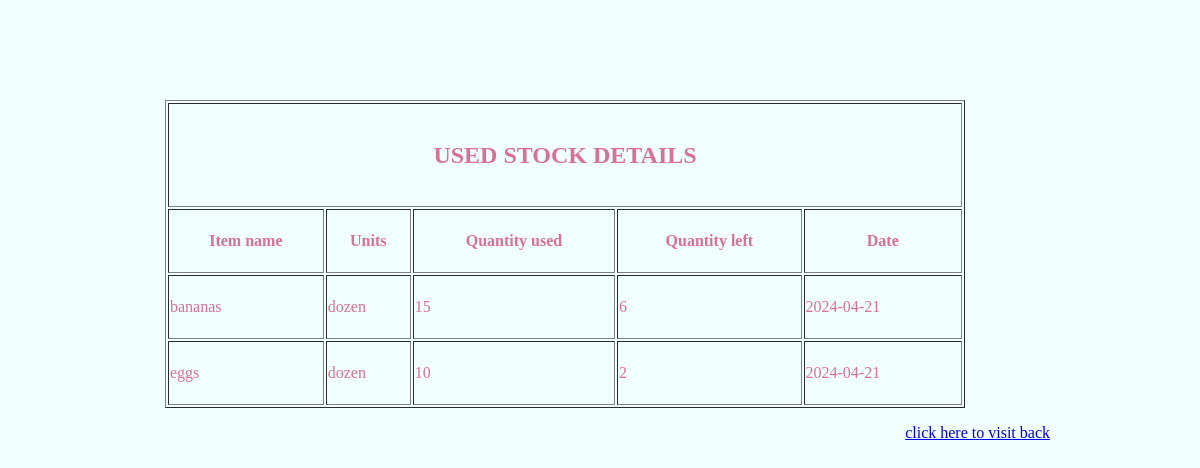
/used_stock_table.php, run on the app's committed database.
### tables this page shows
CREATE TABLE IF NOT EXISTS used_stock_details (
    item_name varchar(30),
    unit varchar(30),
    quantity_used int(11),
    quantity_left int (11),
    `date` date DEFAULT (curdate()),
    PRIMARY KEY(item_name, date)
);

### used_stock_table.php (the view, shortened to what this page needs)
<!doctype html>
<html>
<head>
</head>
<body>
	<?php
	$conn = mysqli_connect('localhost', 'root', 'AIDNITRA#P98', 'mess_management');
	$query = mysqli_query($conn, "select * from used_stock_details ");
	?>
	<table align="center" border="1px" style="width:800px; line-height:60px;">
		<tr>
			<th colspan="7">
				<h2>USED STOCK DETAILS</h2>
			</th>
		</tr>
		<tr>
			<th> Item name </th>
			<th> Units </th>
			<th> Quantity used </th>
			<th> Quantity left </th>
			<th> Date </th>
		</tr>
		<?php
		if (mysqli_num_rows($query) != 0) {
			while ($rows = mysqli_fetch_assoc($query)) {
				?>
				<tr>
					<td> <?php echo $rows['item_name']; ?></td>
					<td> <?php echo $rows['unit']; ?></td>
					<td> <?php echo $rows['quantity_used']; ?></td>
					<td> <?php echo $rows['quantity_left']; ?></td>
					<td> <?php echo $rows['date']; ?></td>
				</tr>
				<?php
			}
		}
		?>
	</table>
	<p align="right"><a href="admin.php"> click here to visit back </a></p>
</body>
</html>

### used_stock_table.php (style rules this page uses)
body { margin-top: 100px; margin-bottom: 100px; margin-right: 150px; margin-left: 80px; background-color: azure; color: palevioletred; font-family: verdana; font-size: 100% }

### data on the page
used_stock_details: item_name "bananas", unit "dozen", quantity_used "15", quantity_left "6", date "2024-04-21"
used_stock_details: item_name "eggs", unit "dozen", quantity_used "10", quantity_left "2", date "2024-04-21"
